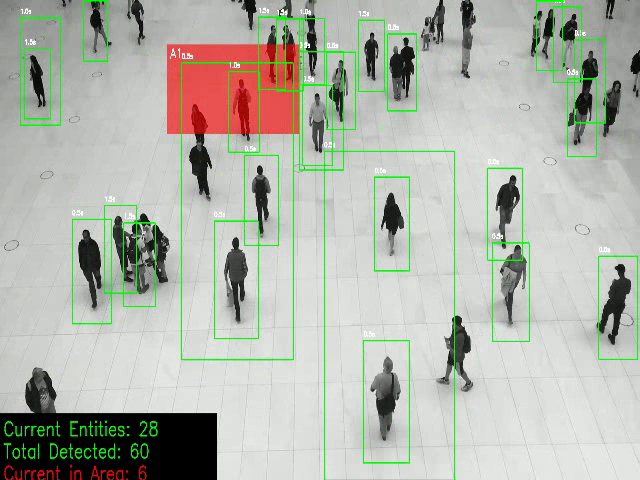
#> input picture frame 2 of output/result.avi, 640 x 480 px, given in place of video.mp4, which was not available
$ python app.py
#> lines starting #> are read from the running program, lines starting #| are printed output that depends on the picture; after the words box and inside, x2 and y2 are one past the last pixel; in counts of white or black regions, pixels touching at a corner belong together; pictures that were not available may be replaced by others from this repository, and a replacement may not be noted
import cv2
import time
import csv
import hashlib

def detect_and_outline_entities(video_path, output_path, fps, skip_interval_seconds=1, count_in_area=True, min_time_threshold=1):
#> called with video_path = 'video.mp4', output_path = './output/result.avi', fps = 2, skip_interval_seconds = 0.5, count_in_area = True, min_time_threshold = 1
    skip_frames_interval = int(fps * skip_interval_seconds)
    cap = cv2.VideoCapture(video_path)

    total_frames = int(cap.get(cv2.CAP_PROP_FRAME_COUNT))
    video_duration = total_frames / fps

    FIXED_WIDTH = 640
    FIXED_HEIGHT = 480

    output_fps = fps / skip_frames_interval
    fourcc = cv2.VideoWriter_fourcc(*'XVID')
    out = cv2.VideoWriter(output_path, fourcc, output_fps, (FIXED_WIDTH, FIXED_HEIGHT))

    hog = cv2.HOGDescriptor()
    hog.setSVMDetector(cv2.HOGDescriptor_getDefaultPeopleDetector())

    all_detected_entities = []
    entity_data = {}

    AREA_COLOR = (0, 0, 255)
    AREA_ALPHA = 0.6
    area_x, area_y, area_w, area_h = 500, 100, 400, 200
    area_label = "A1"

    frame_count = 0

    def is_new_entity(x, y, w, h, all_detected_entities, proximity_threshold=30):
        for (old_x, old_y, old_w, old_h, old_frame, old_hash) in all_detected_entities:
            if abs(x - old_x) < proximity_threshold and abs(y - old_y) < proximity_threshold:
                return False, old_hash
        return True, None

    while cap.isOpened():
        ret, frame = cap.read()
#> frame is the input picture: shape (480, 640, 3); mean B, G, R 171.7, 181.9, 178.3
        if not ret:
            break

        if frame_count % skip_frames_interval == 0:
            boxes, _ = hog.detectMultiScale(frame, winStride=(8, 8), padding=(8, 8), scale=1.05)
#> boxes = ()

            overlay = frame.copy()
            cv2.rectangle(overlay, (area_x, area_y), (area_x+area_w, area_y+area_h), AREA_COLOR, -1)
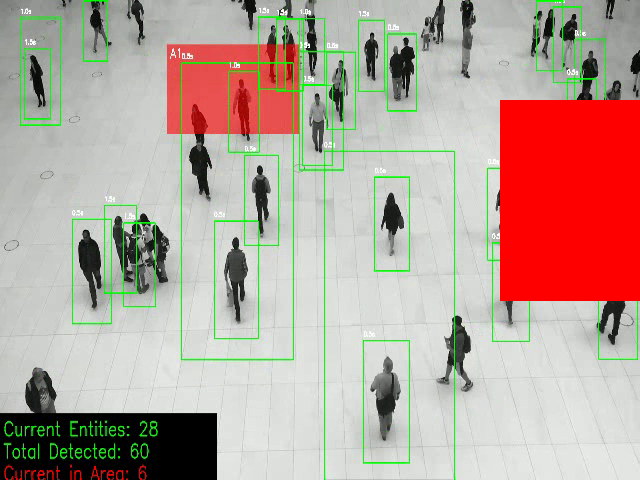
#> overlay: shape (480, 640, 3); 9.16% of pixels changed, all inside (x1, y1, x2, y2) = (500, 100, 640, 301)
            cv2.addWeighted(overlay, AREA_ALPHA, frame, 1 - AREA_ALPHA, 0, frame)
            cv2.putText(frame, area_label, (area_x + 10, area_y + 30), cv2.FONT_HERSHEY_SIMPLEX, 1, (255, 255, 255), 2)
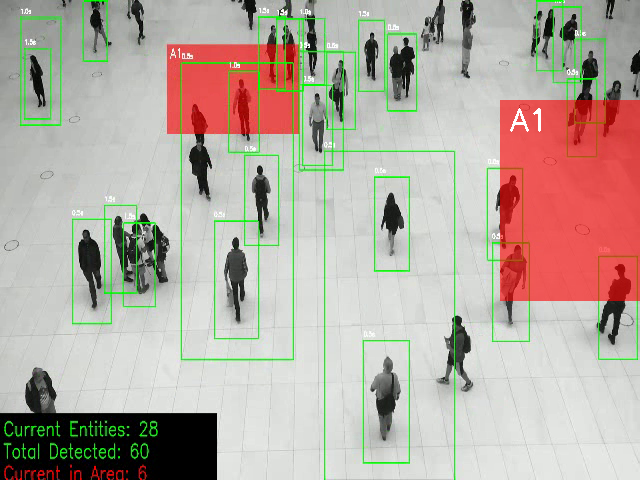
#> frame: shape (480, 640, 3); mean B, G, R 161.9, 171.7, 182.4

            current_entities_in_area = 0

            for (x, y, w, h) in boxes:
                new_entity, existing_hash = is_new_entity(x, y, w, h, all_detected_entities)

                if new_entity:
                    entity_str = f"{x},{y},{w},{h},{frame_count}"
                    current_entity_hash = hashlib.md5(entity_str.encode()).hexdigest()
                    all_detected_entities.append((x, y, w, h, frame_count, current_entity_hash))
                    entity_data[current_entity_hash] = {"overall_time": 0, "time_in_red": 0}
                else:
                    current_entity_hash = existing_hash

                entity_data[current_entity_hash]["overall_time"] += skip_interval_seconds

                if (x + w > area_x and x < area_x + area_w and y + h > area_y and y < area_y + area_h):
                    entity_data[current_entity_hash]["time_in_red"] += skip_interval_seconds
                    current_entities_in_area += 1

                time_text = f"{entity_data[current_entity_hash]['overall_time']}s"
                cv2.putText(frame, time_text, (x, y - 10), cv2.FONT_HERSHEY_SIMPLEX, 0.5, (255, 255, 255), 2)
                cv2.rectangle(frame, (x, y), (x+w, y+h), (0, 255, 0), 2)
#> this loop made 0 passes
#> after the loop, all_detected_entities = []; current_entities_in_area = 0; entity_data = 0 items

            font = cv2.FONT_HERSHEY_SIMPLEX
#> font = 0
            font_scale = 1.5
            text_spacing = 50

            cv2.rectangle(frame, (0, frame.shape[0] - text_spacing * 3), (650, frame.shape[0]), (0, 0, 0), -1)
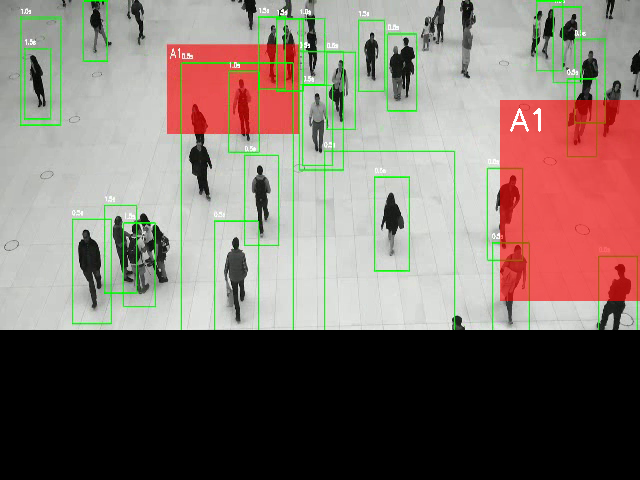
#> frame: shape (480, 640, 3); mean B, G, R 106.6, 114, 126.5
            cv2.putText(frame, f'Current Entities: {len(boxes)}', (10, frame.shape[0] - 2 * text_spacing), font, font_scale, (0, 255, 0), 2, cv2.LINE_AA)
            cv2.putText(frame, f'Total Detected: {len(all_detected_entities)}', (10, frame.shape[0] - text_spacing), font, font_scale, (0, 255, 0), 2, cv2.LINE_AA)
            cv2.putText(frame, f'Current in Area: {current_entities_in_area}', (10, frame.shape[0]), font, font_scale, (0, 0, 255), 2, cv2.LINE_AA)
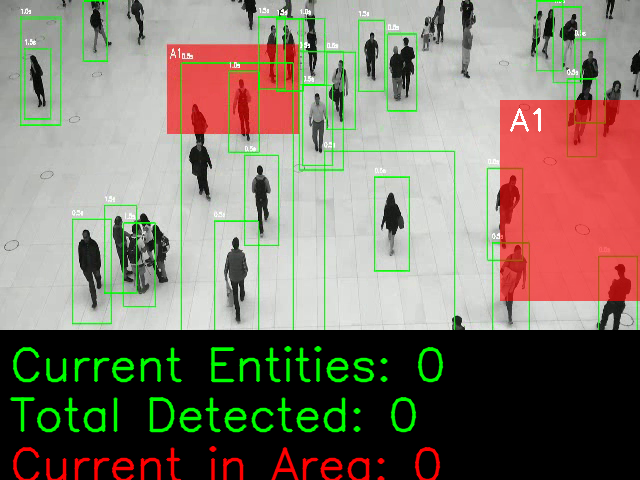
#> frame: shape (480, 640, 3); mean B, G, R 106.6, 119.4, 128.8

            resized_frame = cv2.resize(frame, (FIXED_WIDTH, FIXED_HEIGHT))
            out.write(resized_frame)
            cv2.imshow('Entity Detection', resized_frame)
            if cv2.waitKey(1) & 0xFF == ord('q'):
#> (key q is pressed here)
                break

        frame_count += 1

    cap.release()
    out.release()
    cv2.destroyAllWindows()

    # filter out entities with very short durations (likely false positives)
    filtered_entity_data = {k: v for k, v in entity_data.items() if v["overall_time"] >= min_time_threshold}
#> filtered_entity_data = 0 items

    with open('./output/entity_data.csv', 'w', newline='') as csvfile:
        fieldnames = ['Entity ID', 'Overall Time (s)', 'Time in A1 (s)']
        writer = csv.DictWriter(csvfile, fieldnames=fieldnames)
        writer.writeheader()
        for entity_id, data in filtered_entity_data.items():
            writer.writerow({'Entity ID': entity_id,
                             'Overall Time (s)': min(data["overall_time"], video_duration),
                             'Time in A1 (s)': min(data["time_in_red"], data["overall_time"])})

cap_temp = cv2.VideoCapture('video.mp4')
fps = int(cap_temp.get(cv2.CAP_PROP_FPS))
cap_temp.release()

skip_interval_seconds = 0.5
detect_and_outline_entities('video.mp4', './output/result.avi', fps, skip_interval_seconds=skip_interval_seconds, count_in_area=True)

$ run again, starting later in the video
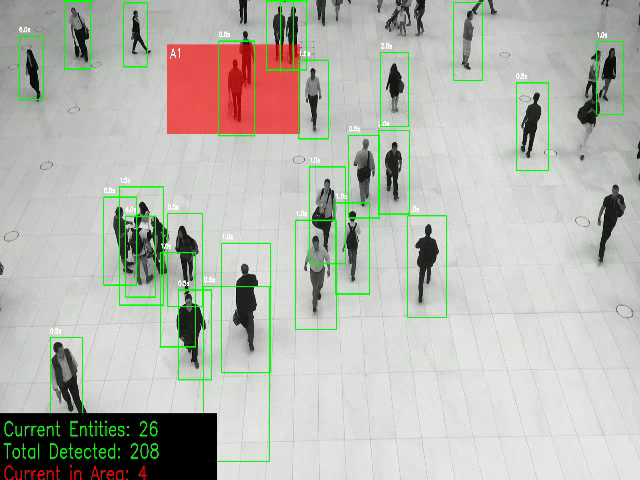
#> input picture frame 13 of output/result.avi, 640 x 480 px, given in place of video.mp4, which was not available
#> in detect_and_outline_entities, frame is the input picture: shape (480, 640, 3); mean B, G, R 174.9, 184, 181.8
#> boxes = [[276, 160, 99, 199]]
#> overlay: shape (480, 640, 3); 9.16% of pixels changed, all inside (x1, y1, x2, y2) = (500, 100, 640, 301)
#> the loop in detect_and_outline_entities, `for (x, y, w, h) in boxes:` made 1 pass
#> (x, y, w, h, new_entity, entity_str, current_entity_hash, time_text) on pass 1: (276, 160, 99, 199, True, '276,160,99,199,0', '60cf2437d76c71b74d11987e228669ca', '0.5s')
#> after the loop in detect_and_outline_entities, `for (x, y, w, h) in boxes:`:
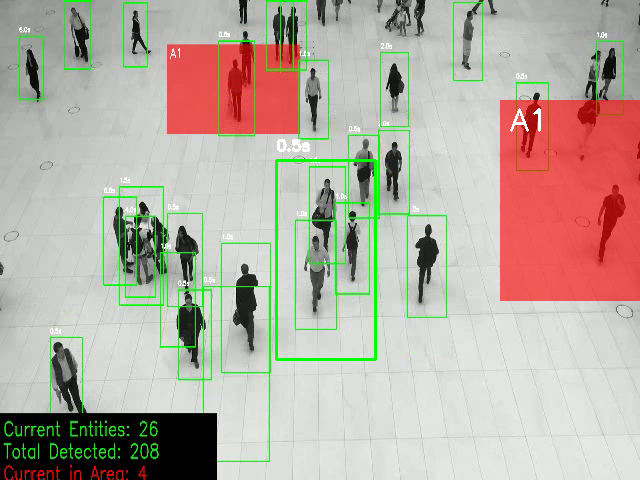
#> frame: shape (480, 640, 3); mean B, G, R 163.7, 173.9, 184.4
#> after the loop in detect_and_outline_entities, `for (x, y, w, h) in boxes:`: all_detected_entities = [(276, 160, 99, 199, 0, '60cf2437d76c71b74d11987e228669ca')]; current_entities_in_area = 0; entity_data = 1 item
#> font = 0
#> in detect_and_outline_entities, `cv2.putText(frame, f'Current in Area: {current_entities_in_area}', (10..`:
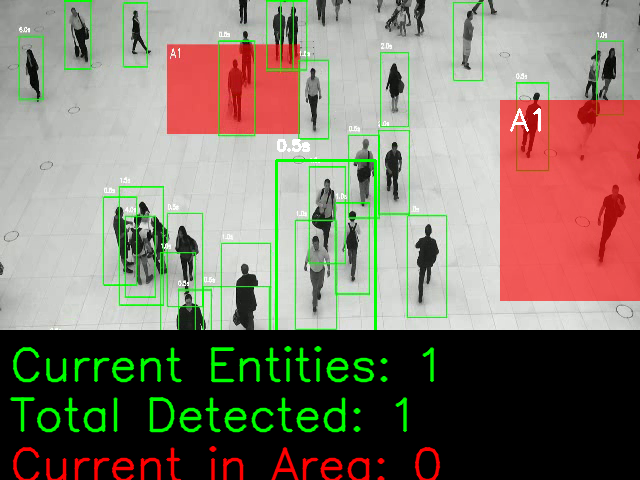
#> frame: shape (480, 640, 3); mean B, G, R 107.6, 120.4, 130
#> filtered_entity_data = 0 items

$ run again, starting later in the video
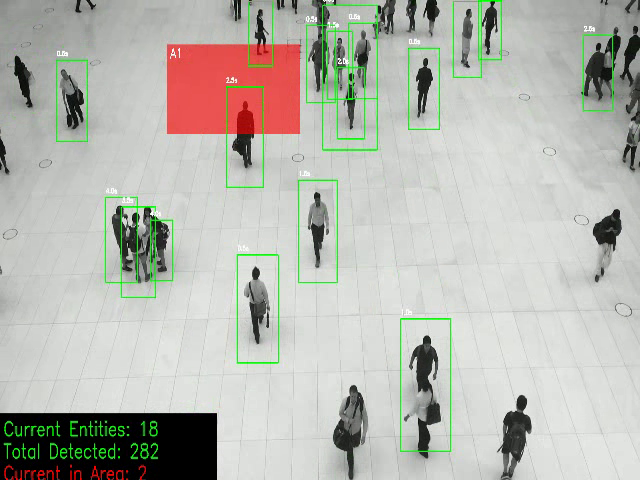
#> input picture frame 23 of output/result.avi, 640 x 480 px, given in place of video.mp4, which was not available
#> in detect_and_outline_entities, frame is the input picture: shape (480, 640, 3); mean B, G, R 176.7, 184, 183.8
#> boxes = [[379, 309, 87, 171]]
#> overlay: shape (480, 640, 3); 9.16% of pixels changed, all inside (x1, y1, x2, y2) = (500, 100, 640, 301)
#> the loop in detect_and_outline_entities, `for (x, y, w, h) in boxes:` made 1 pass
#> (x, y, w, h, new_entity, entity_str, current_entity_hash, time_text) on pass 1: (379, 309, 87, 171, True, '379,309,87,171,0', 'f75d72e7cec11aa6086900490d0809b3', '0.5s')
#> after the loop in detect_and_outline_entities, `for (x, y, w, h) in boxes:`:
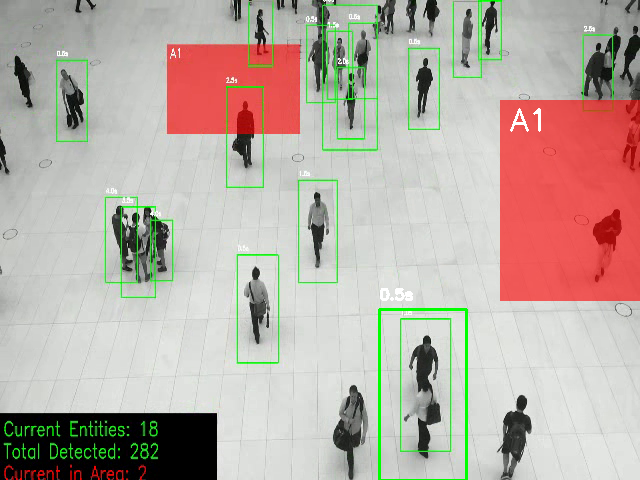
#> frame: shape (480, 640, 3); mean B, G, R 165.2, 173.5, 186.1
#> after the loop in detect_and_outline_entities, `for (x, y, w, h) in boxes:`: all_detected_entities = [(379, 309, 87, 171, 0, 'f75d72e7cec11aa6086900490d0809b3')]; current_entities_in_area = 0; entity_data = 1 item
#> font = 0
#> in detect_and_outline_entities, `cv2.putText(frame, f'Current in Area: {current_entities_in_area}', (10..`:
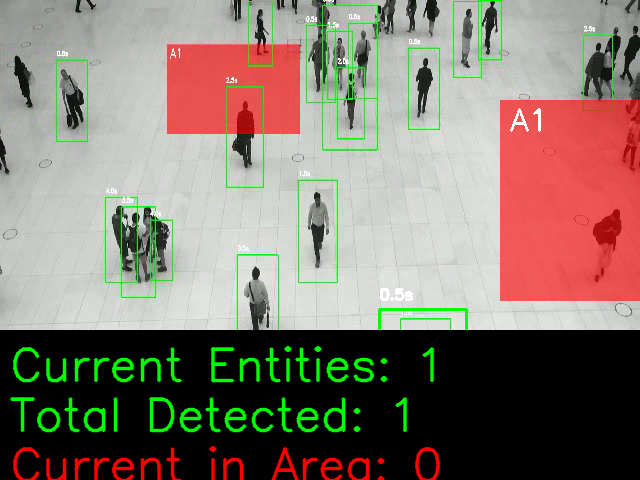
#> frame: shape (480, 640, 3); mean B, G, R 111.5, 122.2, 134.1
#> filtered_entity_data = 0 items
